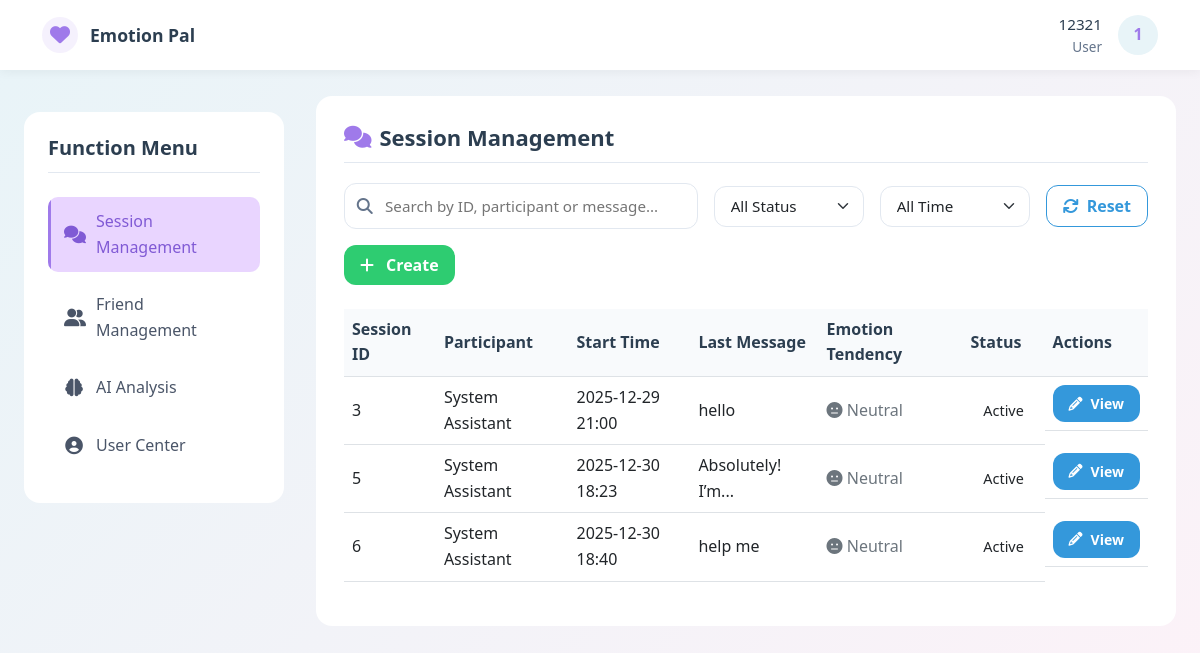
/session_management (signed in), run on the app's committed database.
### models.py (models this page shows, shortened)
class ChatSession(db.Model):
    __tablename__ = 'chat_sessions'
    id = db.Column(db.Integer, primary_key=True, autoincrement=True)
    user_id = db.Column(db.Integer, db.ForeignKey('users.id'), nullable=False, comment='发起会话的用户ID| User ID initiating the session')
    agent_id = db.Column(db.Integer, db.ForeignKey('users.id'), nullable=True, comment='处理会话的客服ID| Agent ID handling the session')
    service_id = db.Column(db.Integer, db.ForeignKey('services.id'), nullable=True, comment='关联服务ID| Associated service ID')
    appointment_id = db.Column(db.Integer, db.ForeignKey('appointments.id'), nullable=True, comment='关联预约ID| Associated appointment ID')
    start_time = db.Column(db.DateTime, default=lambda: datetime.now(UTC), comment='会话开始时间| Session start time')
    end_time = db.Column(db.DateTime, nullable=True, comment='会话结束时间| Session end time')
    status = db.Column(db.String(20), default='active', comment='状态：active/closed/timeout| Status: active/closed/timeout')
    last_message_time = db.Column(db.DateTime, nullable=True, comment='最后消息时间| Last message time')
    initiator = db.relationship('User', foreign_keys=[user_id], back_populates='initiated_chat_sessions')
    handler = db.relationship('User', foreign_keys=[agent_id], back_populates='handled_chat_sessions')
    service = db.relationship('Service', back_populates='chat_sessions', lazy=True)
    appointment = db.relationship('Appointment', back_populates='chat_session', lazy=True)
    messages = db.relationship('Message', backref='chat_session', lazy=True, cascade='all, delete-orphan')
    def __repr__(self) -> str:
        return f"<ChatSession(id={self.id}, user_id={self.user_id}, status='{self.status}')>"

class Message(db.Model):
    __tablename__ = 'messages'  # 复数表名| Plural table name
    id = db.Column(db.Integer, primary_key=True, autoincrement=True)
    session_id = db.Column(db.Integer, db.ForeignKey('chat_sessions.id'), nullable=False, comment='会话ID| Session ID')
    sender_id = db.Column(db.Integer, db.ForeignKey('users.id'), nullable=False, comment='发送者ID| Sender ID')
    receiver_id = db.Column(db.Integer, db.ForeignKey('users.id'), nullable=True, comment='接收者ID| Receiver ID')
    text = db.Column(db.Text, nullable=False, comment='消息内容| Message content')
    timestamp = db.Column(db.DateTime, default=lambda: datetime.now(UTC), comment='发送时间| Sending time')
    sentiment = db.Column(db.Float, nullable=True, comment='情感分析得分（-1~1）| Sentiment analysis score (-1~1)')
    message_type = db.Column(db.String(10), default='text', comment='消息类型：text/image/file| Message type: text/image/file')
    is_read = db.Column(db.Boolean, default=False, comment='是否已读| Whether read')
    file_url = db.Column(db.String(255), nullable=True, comment='文件/图片URL（非文本消息）| File/image URL (non-text messages)')
    sender = db.relationship('User', foreign_keys=[sender_id], backref='sent_messages', lazy=True)
    receiver = db.relationship('User', foreign_keys=[receiver_id], backref='received_messages', lazy=True)

### routes.py (the view, shortened to what this page needs)
    @app.route('/session_management')
    def session_management():
        if 'user_id' not in session:
            return redirect(url_for('login'))
        role = session['role']
        user_id = session['user_id']
        if role == 'user':
            my_sessions = ChatSession.query.filter(
                db.or_(db.and_(ChatSession.user_id == user_id), db.and_(ChatSession.agent_id == user_id))).all()
            pending_sessions = []
            agents = []
        for sess in my_sessions + pending_sessions:
            last_msg = Message.query.filter_by(session_id=sess.id).order_by(Message.timestamp.desc()).first()
            sess.last_message = last_msg
            first_msg = Message.query.filter_by(session_id=sess.id).order_by(Message.timestamp).first()
            sess.first_message = first_msg
            all_msgs = Message.query.filter_by(session_id=sess.id).all()
            if all_msgs:
                sentiment_sum = sum(msg.sentiment for msg in all_msgs)
                sess.average_sentiment = sentiment_sum / len(all_msgs)
            else:
                sess.average_sentiment = 0
        friend_relations = FriendRelation.query.filter(
            db.or_(
                FriendRelation.user_id == user_id,
                FriendRelation.friend_id == user_id,
                FriendRelation.status == 'accepted'
            )
        ).all()
        relation_dicts = []
        for rel in friend_relations:
            rel_dict = {
                'id': rel.id,
                'user_id': rel.user_id,
                'friend_id': rel.friend_id,
                'status': rel.status,
                'user_name': rel.user.username,
                'friend_name': rel.friend.username
            }
            rel_dict['friend_id_target'] = rel.friend_id if rel.user_id == user_id else rel.user_id
            relation_dicts.append(rel_dict)
        print(pending_sessions)
        print(my_sessions)
        print(agents)
        print(relation_dicts)
        print(friend_relations)
        return render_template(
            'session_management.html',
            my_sessions=my_sessions,
            pending_sessions=pending_sessions,
            agents=agents,
            friends=friend_relations,  # 将关系列表转换为JSON字符串 / Convert relationship list to JSON string
        )

### models.py (called while the page is built)
    def __repr__(self):
        return f"<FriendRelation(id={self.id}, user_id={self.user_id}, friend_id={self.friend_id}, status='{self.status}')>"

### templates/session_management.html (shortened to what this page needs)
<!DOCTYPE html>
<html lang="en">
<head>
    <link href="https://cdn.jsdelivr.net/npm/bootstrap@5.3.0/dist/css/bootstrap.min.css" rel="stylesheet">
    <link rel="stylesheet" href="https://cdnjs.cloudflare.com/ajax/libs/font-awesome/6.4.0/css/all.min.css">
</head>
<body>
<nav class="main-nav" id="mainNav">
    <div class="container nav-container">
        <a href="/session_management" class="brand" aria-label="Emotion Pal Dashboard">
            <div class="brand-icon">
                <i class="fa fa-heart" aria-hidden="true"></i>
            </div>
            <span class="brand-name">Emotion Pal</span>
        </a>
        <div class="user-section">
            <div class="user-info">
                <div class="username" aria-label="Username">{{ session.username }}</div>
                <div class="user-role" aria-label="User role">{{ session.role | capitalize }}</div>
            </div>
            <div class="avatar-dropdown" id="avatarDropdown" aria-haspopup="true" aria-expanded="false">
                <div class="user-avatar" title="Click to open menu" tabindex="0" role="button" aria-label="User menu">
                </div>
            </div>
        </div>
    </div>
</nav>
<div class="main-container">
    <aside class="sidebar" aria-label="Function menu">
        <h3 class="sidebar-title">Function Menu</h3>
        <ul class="sidebar-menu">
            <li class="sidebar-menu-item">
                <a href="/session_management" class="sidebar-menu-link active" aria-current="page"
                   aria-label="Session management" tabindex="0">
                    <i class="fa fa-comments" aria-hidden="true"></i>
                    <span>Session Management</span>
                </a>
            </li>
            <li class="sidebar-menu-item">
                <a href="/friends_management" class="sidebar-menu-link" aria-label="Friends management" tabindex="0">
                    <i class="fa fa-user-friends" aria-hidden="true"></i>
                    <span>Friend Management</span>
                </a>
            </li>
            <li class="sidebar-menu-item">
                <a href="/ai_analysis" class="sidebar-menu-link" aria-label="AI analysis" tabindex="0">
                    <i class="fa fa-brain" aria-hidden="true"></i>
                    <span>AI Analysis</span>
                </a>
            </li>
            <li class="sidebar-menu-item">
                <a href="/user_center" class="sidebar-menu-link" aria-label="User center" tabindex="0">
                    <i class="fa fa-user-circle" aria-hidden="true"></i>
                    <span>User Center</span>
                </a>
            </li>
        </ul>
    </aside>
    <div class="content-area">
        <div class="section-card">
            <h2><i class="fa fa-comments" aria-hidden="true"></i> Session Management</h2>
            <div class="search-container">
                <div class="filter-group" style="gap: 1rem; flex-wrap: wrap;">
                    <div class="search-bar" style="flex: 1; min-width: 250px;">
                        <i class="fa fa-search search-icon" aria-hidden="true"></i>
                        <input
                            type="text"
                            class="search-input"
                            id="searchInput"
                            placeholder="Search by ID, participant or message..."
                            aria-label="Search sessions"
                            tabindex="0"
                        >
                    </div>
                    <select class="form-select" id="statusFilter" aria-label="Filter by status" tabindex="0" style="max-width: 150px;">
                        <option value="">All Status</option>
                    </select>
                    <select class="form-select" id="timeFilter" aria-label="Filter by time" tabindex="0" style="max-width: 150px;">
                        <option value="">All Time</option>
                    </select>
                    <button class="btn btn-outline-primary" id="resetFilters" aria-label="Reset filters" tabindex="0">
                        <i class="fa fa-refresh" aria-hidden="true"></i> Reset
                    </button>
                    {% if session.role == 'user' %}
                    <button class="btn btn-success" id="createChatBtn" aria-label="Create new session" tabindex="0">
                        <i class="fa fa-plus me-1" aria-hidden="true"></i> Create
                    </button>
                    {% endif %}
                </div>
            </div>
            <div id="sessionListContainer">
                <div class="table-responsive" id="sessionTableContainer">
                    <table class="table table-hover" id="sessionTable">
                        <thead>
                        <tr>
                            <th>Session ID</th>
                            <th>Participant</th>
                            <th>Start Time</th>
                            <th>Last Message</th>
                            <th>Emotion Tendency</th>
                            <th>Status</th>
                            <th>Actions</th>
                        </tr>
                        </thead>
                        <tbody id="sessionTableBody">
                        {% for sess in my_sessions %}
                        <tr data-session-id="{{ sess.id }}"
                            data-status="{{ 'active' if not sess.end_time else 'ended' }}"
                            data-agent="{{ sess.agent.id if sess.agent else '' }}"
                            data-time="{{ sess.start_time.strftime('%Y-%m-%d') }}">
                            <td>{{ sess.id }}</td>
                            <td>
                                {% if session.role == 'user' %}
                                {{ sess.agent.username if sess.agent else 'System Assistant' }}
                                {% else %}
                                {{ sess.initiator.username }}
                                {% endif %}
                            </td>
                            <td>{{ sess.start_time.strftime('%Y-%m-%d %H:%M') }}</td>
                            <td>
                                {{ sess.last_message.text|truncate(20) if sess.last_message else 'No messages' }}
                            </td>
                            <td>
                                {% if sess.average_sentiment %}
                                {% if sess.average_sentiment > 0.5 %}
                                <span class="text-success"><i class="fa fa-smile" aria-hidden="true"></i> Positive</span>
                                {% elif sess.average_sentiment < -0.5 %}
                                <span class="text-danger"><i class="fa fa-frown" aria-hidden="true"></i> Negative</span>
                                {% else %}
                                <span class="text-secondary"><i class="fa fa-meh" aria-hidden="true"></i> Neutral</span>
                                {% endif %}
                                {% else %}
                                -
                                {% endif %}
                            </td>
                            <td>
                                <span class="status-badge {{ 'status-active' if not sess.end_time else 'status-ended' }}">
                                    {{ 'Active' if not sess.end_time else 'Ended' }}
                                </span>
                            </td>
                            <td class="session-actions">
                                <a href="/chat/{{ sess.id }}" class="btn btn-primary btn-sm"
                                   aria-label="View session {{ sess.id }}" tabindex="0">
                                    <i class="fa fa-pencil" aria-hidden="true"></i> View
                                </a>
                            </td>
                        </tr>
                        {% endfor %}
                        </tbody>
                    </table>
                </div>
            </div>
        </div>
    </div>
</div>
</body>
</html>

### data on the page
ChatSession: id "3", agent "System Assistant", start_time "2025-12-29 21:00", last_message.text "hello", end_time "Active"
ChatSession: id "5", agent "System Assistant", start_time "2025-12-30 18:23", last_message.text "Absolutely! I’m...", end_time "Active"
ChatSession: id "6", agent "System Assistant", start_time "2025-12-30 18:40", last_message.text "help me", end_time "Active"

### other printed values
{{ session.username }} "12321"
{{ session.role | capitalize }} "User"
